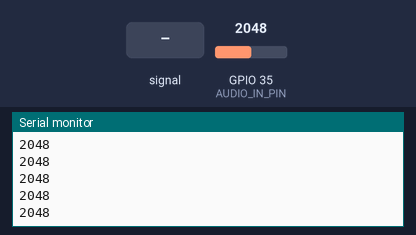
A sketch run on a simulated ESP32. Shown: the last lines printed to the serial monitor. The inputs (shaded band) are chosen by the test bench; at power-on: GPIO 35 (AUDIO_IN_PIN) = 2048.

Above: at 1.2 s.
1.3 s: GPIO 35 (AUDIO_IN_PIN) fed a 200 Hz sine of ±327 counts around its level
At 1.31 s:
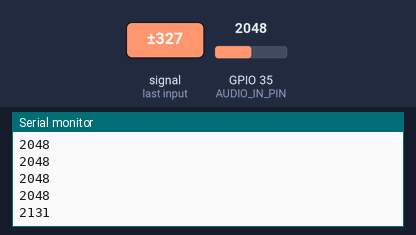
2.8 s: GPIO 35 (AUDIO_IN_PIN) set to 2866
At 2.81 s:
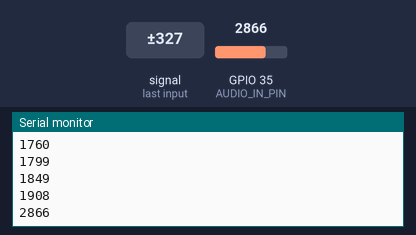
4.3 s: GPIO 35 (AUDIO_IN_PIN) fed a 1000 Hz sine of ±1023 counts around its level
At 4.31 s:
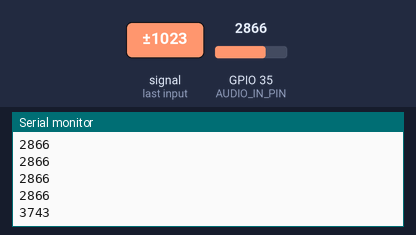
5.8 s: GPIO 35 (AUDIO_IN_PIN) set to 3603
At 5.81 s:
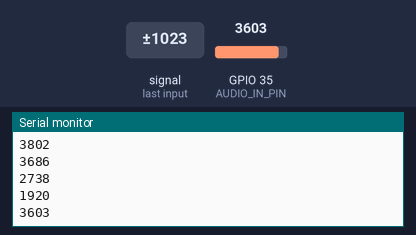
Timing chart, 0 to 8.3 s (numbered marks = the images above; inputs shaded):
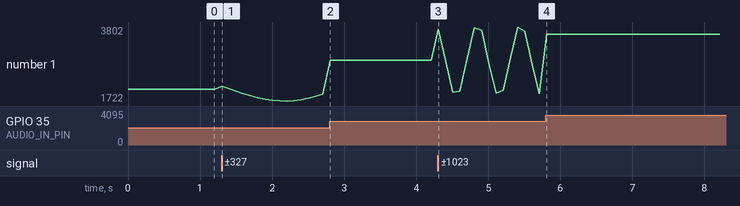

The sketch:

Max4466.ino
```cpp
#define AUDIO_IN_PIN    35

void setup() {
  // put your setup code here, to run once:
  Serial.begin(115200);
}

void loop() {
  // put your main code here, to run repeatedly:
  int sensorValue = analogRead(AUDIO_IN_PIN);
  Serial.println(sensorValue);
  delay(100);
}
```

Measured:
- after the input at 1.3 s, the serial monitor: prints a new line at once (image 1)
- after the input at 2.8 s, the serial monitor: prints a new line at once (image 2)
- after the input at 4.3 s, the serial monitor: prints a new line at once (image 3)
- after the input at 5.8 s, the serial monitor: prints a new line at once (image 4)
- plotted number 1: 2048 → 1908 after the input at 1.3 s, 1908 → 2866 after the input at 2.8 s, 2866 → 1920 after the input at 4.3 s, 1920 → 3603 after the input at 5.8 s
